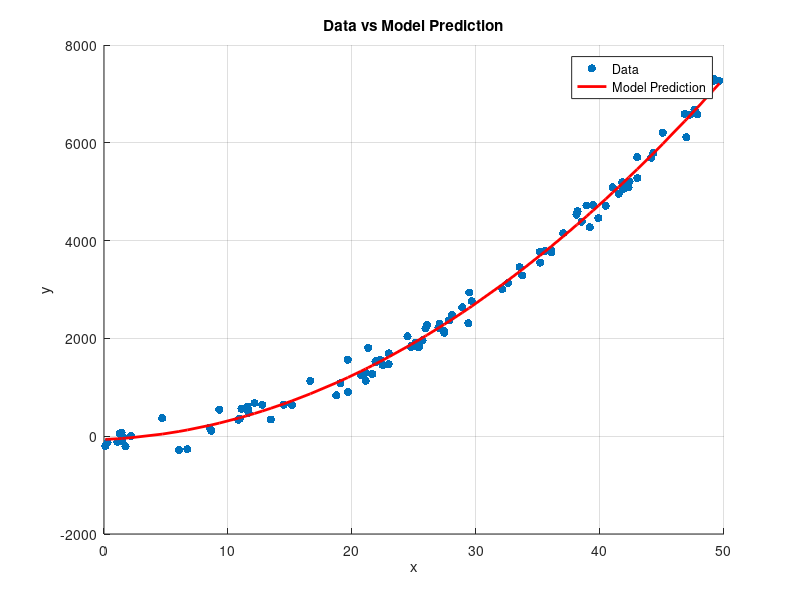
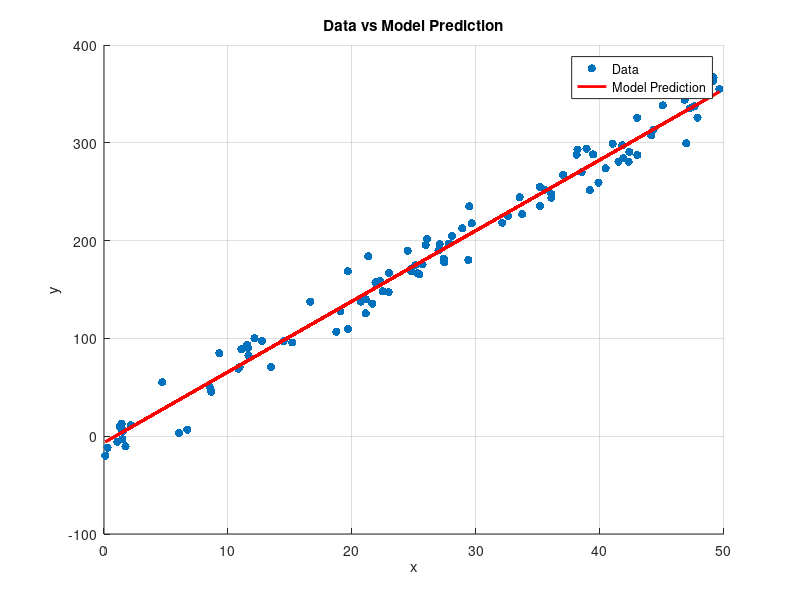

MATLAB code for these plots, in order:
%%
clear all
close all
clc

%% 1 - Model definition and data generation
% Parameters
a0 = -2.923; % True intercept
b0 = 7.18;   % True slope
sigma = 3.8; % Standard deviation of noise
N = 100;     % Number of data points

% Set random seed for reproducibility
rng(1);

% Generate input x uniformly distributed in the range [0, 50]
x = rand(N, 1) * 50; % Uniform distribution in [0, 50]

% Generate noise e
e = sigma^2 * randn(N, 1); % Gaussian noise (mu = 0)

% Generate output y according to the relation
y = a0 + b0 * x + e;

% Plot the generated dataset
figure(1); clf;
scatter(x, y, 'filled');
title('Generated 2D Dataset');
xlabel('x');
ylabel('y');
grid on;

%% 2 - Identification using Least-Squares formula
% We will perform linear regression to estimate a0 and b0
% Prepare the design matrix H
H = [ones(N, 1), x]; % H matrix with a column of ones for intercept and x values

% Estimate parameters using the least squares method
theta = (H' * H) \ (H' * y); % Theta = (H'H)^-1 * H'y
a_hat = theta(1); % Estimated intercept
b_hat = theta(2); % Estimated slope

% Display estimated parameters
disp(['Estimated a0: ' num2str(a_hat)]);
disp(['Estimated b0: ' num2str(b_hat)]);

%% 3 - Prediction with first order polynomial
% Use estimated parameters to predict y values
y_pred = a_hat + b_hat * x;

% Plot Data vs Model prediction
figure(2); clf;
scatter(x, y, 'filled'); % Original noisy data
hold on;
plot(x, y_pred, 'r-', 'LineWidth', 2); % Predicted line
legend('Data', 'Model Prediction');
title('Data vs Model Prediction');
xlabel('x');
ylabel('y');
grid on;

%% 4 - Identification and Prediction with second order polynomial
clear all 
close all
clc

% Parameters
a0 = -2.923; 
b0 = 7.18;  
c0 = 2.8;
sigma = 12.8; 
N = 100;     

% Set random seed for reproducibility
rng(1);

% Generate input x uniformly distributed in the range [0, 50]
x = rand(N, 1) * 50; 

% Generate noise e
e = sigma^2 * randn(N, 1); 

% Generate output y according to the polynomial relation
y = a0 + b0 * x + c0 * x.^2 + e;

% Prepare the design matrix H for a second-order polynomial
H = [ones(N, 1), x, x.^2]; 

% Estimate parameters using the least squares method
theta = (H' * H) \ (H' * y); 
a_hat = theta(1); 
b_hat = theta(2);
c_hat = theta(3);

% Display estimated parameters
disp(['Estimated a0: ' num2str(a_hat)]);
disp(['Estimated b0: ' num2str(b_hat)]);
disp(['Estimated c0: ' num2str(c_hat)]); % Fixed here

% Predict y values using the estimated parameters
y_pred = a_hat + b_hat * x + c_hat * x.^2;

% Sort x for a smoother plot
[x_sorted, sort_idx] = sort(x);
y_pred_sorted = a_hat + b_hat * x_sorted + c_hat * x_sorted.^2; % Calculate sorted predictions

% Plot the results
figure(1); clf;
scatter(x, y, 'filled'); 
hold on;
plot(x_sorted, y_pred_sorted, 'r-', 'LineWidth', 2); 
legend('Data', 'Model Prediction');
title('Data vs Model Prediction');
xlabel('x');
ylabel('y');
grid on;
